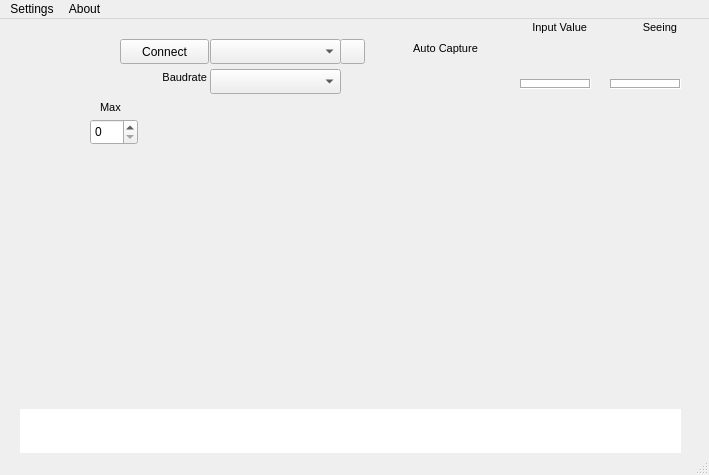
<?xml version="1.0" encoding="UTF-8"?>
<ui version="4.0">
 <class>MainWindow</class>
 <widget class="QMainWindow" name="MainWindow">
  <property name="geometry">
   <rect>
    <x>0</x>
    <y>0</y>
    <width>709</width>
    <height>475</height>
   </rect>
  </property>
  <property name="sizePolicy">
   <sizepolicy hsizetype="Preferred" vsizetype="Preferred">
    <horstretch>0</horstretch>
    <verstretch>0</verstretch>
   </sizepolicy>
  </property>
  <property name="minimumSize">
   <size>
    <width>698</width>
    <height>433</height>
   </size>
  </property>
  <property name="windowTitle">
   <string>MainWindow</string>
  </property>
  <property name="windowIcon">
   <iconset resource="ssMon.qrc">
    <normaloff>:/new/prefix1/resources/Sun-icon.png</normaloff>:/new/prefix1/resources/Sun-icon.png</iconset>
  </property>
  <widget class="QWidget" name="centralWidget">
   <widget class="QPushButton" name="pushButton">
    <property name="geometry">
     <rect>
      <x>120</x>
      <y>20</y>
      <width>89</width>
      <height>25</height>
     </rect>
    </property>
    <property name="autoFillBackground">
     <bool>true</bool>
    </property>
    <property name="text">
     <string>Connect</string>
    </property>
   </widget>
   <widget class="QLabel" name="inputValue">
    <property name="geometry">
     <rect>
      <x>510</x>
      <y>20</y>
      <width>81</width>
      <height>31</height>
     </rect>
    </property>
    <property name="font">
     <font>
      <pointsize>16</pointsize>
     </font>
    </property>
    <property name="frameShape">
     <enum>QFrame::NoFrame</enum>
    </property>
    <property name="frameShadow">
     <enum>QFrame::Sunken</enum>
    </property>
    <property name="text">
     <string/>
    </property>
    <property name="alignment">
     <set>Qt::AlignRight|Qt::AlignTrailing|Qt::AlignVCenter</set>
    </property>
   </widget>
   <widget class="QLabel" name="seeingValue">
    <property name="geometry">
     <rect>
      <x>590</x>
      <y>20</y>
      <width>91</width>
      <height>31</height>
     </rect>
    </property>
    <property name="font">
     <font>
      <pointsize>16</pointsize>
     </font>
    </property>
    <property name="frameShape">
     <enum>QFrame::NoFrame</enum>
    </property>
    <property name="frameShadow">
     <enum>QFrame::Sunken</enum>
    </property>
    <property name="text">
     <string/>
    </property>
    <property name="alignment">
     <set>Qt::AlignRight|Qt::AlignTrailing|Qt::AlignVCenter</set>
    </property>
   </widget>
   <widget class="QCustomPlot" name="qCustomPlot" native="true">
    <property name="geometry">
     <rect>
      <x>20</x>
      <y>80</y>
      <width>661</width>
      <height>291</height>
     </rect>
    </property>
    <widget class="QSpinBox" name="seeIngRange">
     <property name="geometry">
      <rect>
       <x>70</x>
       <y>20</y>
       <width>48</width>
       <height>26</height>
      </rect>
     </property>
    </widget>
    <widget class="QLabel" name="labelGraphic">
     <property name="geometry">
      <rect>
       <x>80</x>
       <y>0</y>
       <width>21</width>
       <height>17</height>
      </rect>
     </property>
     <property name="font">
      <font>
       <pointsize>8</pointsize>
      </font>
     </property>
     <property name="text">
      <string>Max</string>
     </property>
     <property name="alignment">
      <set>Qt::AlignLeading|Qt::AlignLeft|Qt::AlignVCenter</set>
     </property>
    </widget>
   </widget>
   <widget class="QComboBox" name="deviceSelector">
    <property name="geometry">
     <rect>
      <x>210</x>
      <y>20</y>
      <width>131</width>
      <height>25</height>
     </rect>
    </property>
   </widget>
   <widget class="QComboBox" name="baudRate">
    <property name="geometry">
     <rect>
      <x>210</x>
      <y>50</y>
      <width>131</width>
      <height>25</height>
     </rect>
    </property>
   </widget>
   <widget class="QLabel" name="labelInput">
    <property name="geometry">
     <rect>
      <x>520</x>
      <y>0</y>
      <width>67</width>
      <height>17</height>
     </rect>
    </property>
    <property name="font">
     <font>
      <pointsize>8</pointsize>
     </font>
    </property>
    <property name="text">
     <string> Input Value</string>
    </property>
    <property name="alignment">
     <set>Qt::AlignRight|Qt::AlignTrailing|Qt::AlignVCenter</set>
    </property>
   </widget>
   <widget class="QLabel" name="labelSeeing">
    <property name="geometry">
     <rect>
      <x>610</x>
      <y>0</y>
      <width>67</width>
      <height>17</height>
     </rect>
    </property>
    <property name="font">
     <font>
      <pointsize>8</pointsize>
     </font>
    </property>
    <property name="text">
     <string>Seeing</string>
    </property>
    <property name="alignment">
     <set>Qt::AlignRight|Qt::AlignTrailing|Qt::AlignVCenter</set>
    </property>
   </widget>
   <widget class="QPushButton" name="refreshPorts">
    <property name="geometry">
     <rect>
      <x>340</x>
      <y>20</y>
      <width>25</width>
      <height>25</height>
     </rect>
    </property>
    <property name="autoFillBackground">
     <bool>true</bool>
    </property>
    <property name="text">
     <string/>
    </property>
    <property name="icon">
     <iconset resource="ssMon.qrc">
      <normaloff>:/new/prefix1/resources/reload.png</normaloff>:/new/prefix1/resources/reload.png</iconset>
    </property>
   </widget>
   <widget class="QLabel" name="solarImage">
    <property name="geometry">
     <rect>
      <x>30</x>
      <y>10</y>
      <width>61</width>
      <height>61</height>
     </rect>
    </property>
    <property name="text">
     <string/>
    </property>
    <property name="pixmap">
     <pixmap resource="ssMon.qrc">:/new/prefix1/resources/Sun-icon.png</pixmap>
    </property>
    <property name="scaledContents">
     <bool>true</bool>
    </property>
    <property name="alignment">
     <set>Qt::AlignCenter</set>
    </property>
   </widget>
   <widget class="QLabel" name="labelBaud">
    <property name="geometry">
     <rect>
      <x>140</x>
      <y>50</y>
      <width>67</width>
      <height>17</height>
     </rect>
    </property>
    <property name="font">
     <font>
      <pointsize>8</pointsize>
     </font>
    </property>
    <property name="text">
     <string>Baudrate</string>
    </property>
    <property name="alignment">
     <set>Qt::AlignRight|Qt::AlignTrailing|Qt::AlignVCenter</set>
    </property>
   </widget>
   <widget class="QFrame" name="frameAutocap">
    <property name="geometry">
     <rect>
      <x>390</x>
      <y>19</y>
      <width>120</width>
      <height>51</height>
     </rect>
    </property>
    <property name="frameShape">
     <enum>QFrame::NoFrame</enum>
    </property>
    <property name="frameShadow">
     <enum>QFrame::Raised</enum>
    </property>
    <widget class="QLabel" name="labelautocap_info">
     <property name="geometry">
      <rect>
       <x>10</x>
       <y>20</y>
       <width>91</width>
       <height>21</height>
      </rect>
     </property>
     <property name="font">
      <font>
       <family>Ubuntu</family>
       <pointsize>7</pointsize>
      </font>
     </property>
     <property name="text">
      <string/>
     </property>
     <property name="alignment">
      <set>Qt::AlignCenter</set>
     </property>
    </widget>
    <widget class="QLabel" name="labelautocap">
     <property name="geometry">
      <rect>
       <x>10</x>
       <y>0</y>
       <width>91</width>
       <height>21</height>
      </rect>
     </property>
     <property name="font">
      <font>
       <pointsize>8</pointsize>
      </font>
     </property>
     <property name="text">
      <string>Auto Capture</string>
     </property>
     <property name="alignment">
      <set>Qt::AlignCenter</set>
     </property>
    </widget>
   </widget>
   <widget class="QTextBrowser" name="infoMessages">
    <property name="geometry">
     <rect>
      <x>20</x>
      <y>390</y>
      <width>661</width>
      <height>61</height>
     </rect>
    </property>
    <property name="font">
     <font>
      <family>DejaVu Sans</family>
      <pointsize>8</pointsize>
     </font>
    </property>
    <property name="frameShape">
     <enum>QFrame::NoFrame</enum>
    </property>
    <property name="frameShadow">
     <enum>QFrame::Plain</enum>
    </property>
    <property name="lineWrapColumnOrWidth">
     <number>-1</number>
    </property>
   </widget>
   <widget class="QLabel" name="meterInput">
    <property name="geometry">
     <rect>
      <x>520</x>
      <y>60</y>
      <width>71</width>
      <height>10</height>
     </rect>
    </property>
    <property name="styleSheet">
     <string notr="true">background-color: rgb(255, 255, 255);</string>
    </property>
    <property name="frameShape">
     <enum>QFrame::Box</enum>
    </property>
    <property name="frameShadow">
     <enum>QFrame::Sunken</enum>
    </property>
    <property name="text">
     <string/>
    </property>
   </widget>
   <widget class="QLabel" name="meterSeeing">
    <property name="geometry">
     <rect>
      <x>610</x>
      <y>60</y>
      <width>71</width>
      <height>10</height>
     </rect>
    </property>
    <property name="styleSheet">
     <string notr="true">background-color: rgb(255, 255, 255);</string>
    </property>
    <property name="frameShape">
     <enum>QFrame::Box</enum>
    </property>
    <property name="frameShadow">
     <enum>QFrame::Sunken</enum>
    </property>
    <property name="text">
     <string/>
    </property>
   </widget>
  </widget>
  <widget class="QMenuBar" name="menuBar">
   <property name="geometry">
    <rect>
     <x>0</x>
     <y>0</y>
     <width>709</width>
     <height>21</height>
    </rect>
   </property>
   <widget class="QMenu" name="menuAbout">
    <property name="title">
     <string>About</string>
    </property>
    <addaction name="actionAbout_ssMon"/>
    <addaction name="actionAbout_Qt"/>
   </widget>
   <widget class="QMenu" name="menuSettings">
    <property name="title">
     <string>Settings</string>
    </property>
    <addaction name="actionConfiguration"/>
    <addaction name="actionEnable_Logging"/>
   </widget>
   <addaction name="menuSettings"/>
   <addaction name="menuAbout"/>
  </widget>
  <widget class="QStatusBar" name="statusBar"/>
  <action name="actionConnect">
   <property name="checkable">
    <bool>true</bool>
   </property>
   <property name="enabled">
    <bool>false</bool>
   </property>
   <property name="text">
    <string>Connect</string>
   </property>
  </action>
  <action name="actionAbout_ssMon">
   <property name="text">
    <string>About ssMon</string>
   </property>
  </action>
  <action name="actionAbout_Qt">
   <property name="text">
    <string>About Qt</string>
   </property>
  </action>
  <action name="actionConfiguration">
   <property name="text">
    <string>Configuration</string>
   </property>
  </action>
  <action name="actionEnable_Logging">
   <property name="checkable">
    <bool>true</bool>
   </property>
   <property name="text">
    <string>Enable Logging</string>
   </property>
  </action>
 </widget>
 <layoutdefault spacing="6" margin="11"/>
 <customwidgets>
  <customwidget>
   <class>QCustomPlot</class>
   <extends>QWidget</extends>
   <header>qcustomplot.h</header>
   <container>1</container>
  </customwidget>
 </customwidgets>
 <resources>
  <include location="ssMon.qrc"/>
 </resources>
 <connections/>
</ui>
